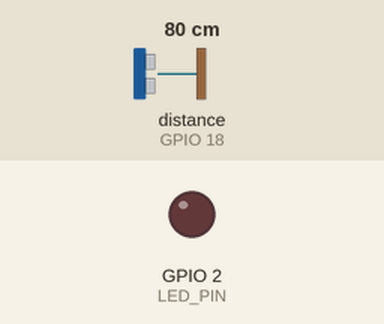
Simulated run of this sketch. Board: ESP32. Parts: output pins drawn as LEDs (lit = HIGH). Wiring (from diagram.json): ultrasonic range finder: trigger GPIO 5; echo GPIO 18. Inputs (shaded band) come from the test bench; at power-on: distance to the obstacle (sensor on GPIO 18) 80 cm. The echo pulse lasts 58.3 µs per cm; pins used as bus, display or sensor lines are not drawn; what the sketch prints to the serial monitor is not drawn.

Above: at 4.5 s.
4.6 s: distance to the obstacle (sensor on GPIO 18) set to 55 cm
6.5 s: distance to the obstacle (sensor on GPIO 18) set to 47 cm
At 8.2 s:
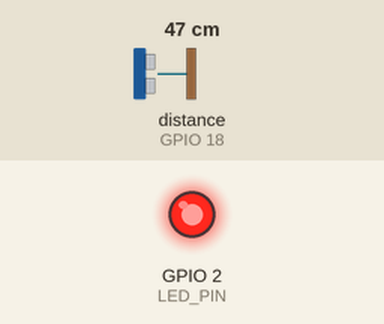
8.8 s: distance to the obstacle (sensor on GPIO 18) set to 60 cm
At 9.8 s:
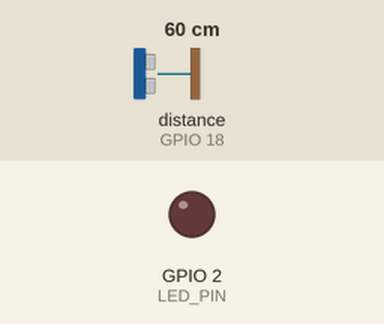
12.8 s: distance to the obstacle (sensor on GPIO 18) set to 18 cm
At 13.9 s:
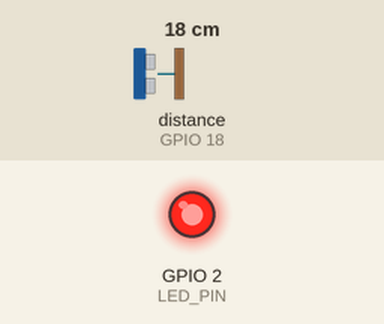
Timing chart, 0 to 15.8 s (numbered marks = the images above; inputs shaded):
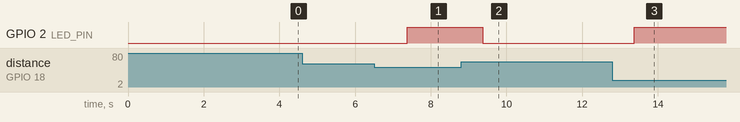

The sketch:

security_node.ino
```cpp
/*
 * ============================================================
 *  Project 3: Cloud-Connected Security Node (IoT Telemetry)
 *  Platform  : Wokwi ESP32 Simulator
 *  Sensor    : HC-SR04 Ultrasonic (simulated)
 *  Cloud     : Blynk IoT (simulated via Serial output)
 * ============================================================
 *
 *  HOW TO RUN ON WOKWI:
 *  1. Go to https://wokwi.com
 *  2. Click "New Project" → select "ESP32"
 *  3. Paste this code in the editor
 *  4. Click diagram.json tab → paste diagram.json content
 *  5. Press ▶ Play button
 *  6. Watch Serial Monitor for live telemetry output!
 *  7. Click on HC-SR04 sensor → drag slider to change distance
 * ============================================================
 */

// -------- Pin Definitions --------
#define TRIG_PIN   5
#define ECHO_PIN   18
#define LED_PIN    2    // Built-in + external red LED

// -------- Constants --------
#define INTRUDER_THRESHOLD_CM  50    // Alert if object < 50 cm
#define SEND_INTERVAL_MS       1000  // Send telemetry every 1 second

// -------- Global Variables --------
bool intruderDetected  = false;
bool prevIntruder      = false;
unsigned long lastSend = 0;
int readingCount       = 0;

// ============================================================
//  Measure Distance using HC-SR04
// ============================================================
float measureDistance() {
  digitalWrite(TRIG_PIN, LOW);
  delayMicroseconds(2);
  digitalWrite(TRIG_PIN, HIGH);
  delayMicroseconds(10);
  digitalWrite(TRIG_PIN, LOW);

  long duration = pulseIn(ECHO_PIN, HIGH, 30000);

  if (duration == 0) return -1.0;
  return duration * 0.0343 / 2.0;
}

// ============================================================
//  Simulate Blynk Dashboard in Serial Monitor
// ============================================================
void printDashboard(float distance, bool alert) {
  Serial.println("╔══════════════════════════════════════════╗");
  Serial.println("║    🔐 SECURITY NODE - LIVE TELEMETRY    ║");
  Serial.println("╠══════════════════════════════════════════╣");
  Serial.print  ("║  📏 Distance  : ");
  if (distance < 0) {
    Serial.print("OUT OF RANGE         ");
  } else {
    Serial.printf("%-6.1f cm               ", distance);
  }
  Serial.println("║");
  Serial.print  ("║  📡 Blynk V0  : Gauge → ");
  Serial.printf ("%-6.1f cm           ", distance < 0 ? 0 : distance);
  Serial.println("║");
  Serial.print  ("║  🚨 Alert     : ");
  if (alert) {
    Serial.println("⚠️  INTRUDER DETECTED!          ║");
  } else {
    Serial.println("✅  Area Clear                  ║");
  }
  Serial.print  ("║  💡 LED       : ");
  Serial.println(alert ? "ON  🔴                          ║"
                       : "OFF ⚫                          ║");
  Serial.print  ("║  📊 Reading # : ");
  Serial.printf ("%-5d                            ║\n", readingCount);
  Serial.println("╚══════════════════════════════════════════╝");
  Serial.println();
}

// ============================================================
//  Simulate Blynk Event Notification
// ============================================================
void simulateBlynkEvent(float distance) {
  Serial.println("┌─────────────────────────────────────┐");
  Serial.println("│  📲 BLYNK PUSH NOTIFICATION SENT   │");
  Serial.printf ("│  Event: intruder_alert              │\n");
  Serial.printf ("│  Msg: Object at %.1f cm detected!  │\n", distance);
  Serial.println("│  → Check your Blynk app now! 🔔    │");
  Serial.println("└─────────────────────────────────────┘");
  Serial.println();
}

// ============================================================
//  Setup
// ============================================================
void setup() {
  Serial.begin(115200);
  delay(300);

  pinMode(TRIG_PIN, OUTPUT);
  pinMode(ECHO_PIN, INPUT);
  pinMode(LED_PIN,  OUTPUT);
  digitalWrite(LED_PIN, LOW);

  Serial.println();
  Serial.println("╔══════════════════════════════════════════╗");
  Serial.println("║   Cloud-Connected Security Node v1.0   ║");
  Serial.println("║   ESP32 + HC-SR04 + Blynk IoT          ║");
  Serial.println("║   [ Running on Wokwi Simulator ]       ║");
  Serial.println("╠══════════════════════════════════════════╣");
  Serial.println("║  Simulating WiFi connection...          ║");
  delay(800);
  Serial.println("║  ✅ Connected to WiFi: MyNetwork        ║");
  delay(400);
  Serial.println("║  Connecting to Blynk Cloud (MQTT)...   ║");
  delay(800);
  Serial.println("║  ✅ Blynk Connected!                    ║");
  Serial.println("║  ✅ Dashboard Live at blynk.cloud       ║");
  Serial.println("╠══════════════════════════════════════════╣");
  Serial.println("║  🎛️  TIP: Click HC-SR04 in Wokwi →     ║");
  Serial.println("║  drag the distance slider to simulate   ║");
  Serial.println("║  an intruder! (set < 50 cm)            ║");
  Serial.println("╚══════════════════════════════════════════╝");
  Serial.println();
  delay(1000);
}

// ============================================================
//  Main Loop
// ============================================================
void loop() {
  unsigned long now = millis();

  if (now - lastSend >= SEND_INTERVAL_MS) {
    lastSend = now;
    readingCount++;

    float distance = measureDistance();

    // Determine alert state
    if (distance > 0 && distance < INTRUDER_THRESHOLD_CM) {
      intruderDetected = true;
      digitalWrite(LED_PIN, HIGH);
    } else {
      intruderDetected = false;
      digitalWrite(LED_PIN, LOW);
    }

    // Print simulated Blynk dashboard
    printDashboard(distance, intruderDetected);

    // Fire event only on first detection (edge trigger)
    if (intruderDetected && !prevIntruder) {
      simulateBlynkEvent(distance);
    }

    prevIntruder = intruderDetected;
  }
}
```

Measured:
- the behaviour switches between 51 and 50 cm on distance to the obstacle (sensor on GPIO 18) (found by bisection; images 0 and 1)
- after the input at 4.6 s, every drawn part: stays the same
- after the input at 6.5 s, GPIO 2 (LED_PIN): LOW → HIGH after 0.88 s
- after the input at 8.8 s, GPIO 2 (LED_PIN): HIGH → LOW after 0.58 s
- after the input at 12.8 s, GPIO 2 (LED_PIN): LOW → HIGH after 0.58 s
